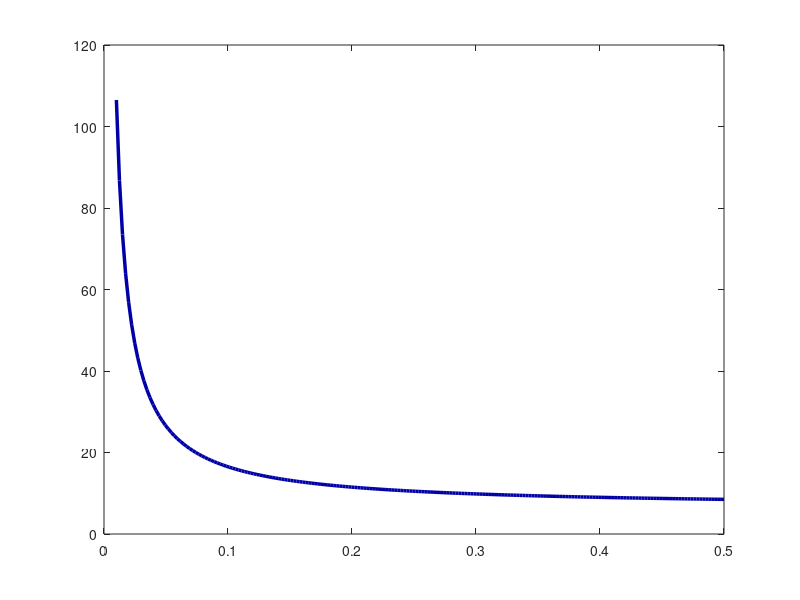

Write MATLAB code to recreate this figure. (Note: this script raises an error after producing the figure.)
% Параметры
T2 = 1/6.5;          % фиксируем T2
T1 = linspace(0.01, 0.5, 200);  % диапазон T1 > 0

% Граница устойчивости
K = (T1 + T2) ./ (T1 .* T2);

% Рисуем график
figure('Color', 'white', 'Position', [100, 100, 900, 600]);

plot(T1, K, 'LineWidth', 2.5, 'Color', [0, 0, 0.65]);
hold on

yline(12.5, '--', 'LineWidth', 2.5, 'Color', [0.8, 0.2, 0.2]);
hold off

ax = gca;
ax.LineWidth = 1.5;
ax.FontSize = 20;
ax.FontName = 'DejaVuMathTeXGyre';
ax.XColor = [0.3, 0.3, 0.3];
ax.YColor = [0.3, 0.3, 0.3];
grid on; grid minor;
ax.GridColor = [0.9, 0.9, 0.9];
ax.GridAlpha = 0.4;
ax.MinorGridColor = [0.95, 0.95, 0.95];
ax.MinorGridAlpha = 0.2;

xlabel('$T_1$', 'FontSize', 23, 'FontWeight', 'normal', 'Interpreter', 'latex');
ylabel('$K$', 'FontSize', 23, 'FontWeight', 'normal', 'Interpreter', 'latex');

legend({'$T_{\mathrm{1}}$, ($T_{\mathrm{2}}$ - fixed)', '$K=12.5$'}, 'Interpreter', 'latex', 'Location', 'northeast', 'FontSize', 23);

box on;

% Сохраняем
exportgraphics(gcf, '../../images/task2/T1.png', 'Resolution', 400);
